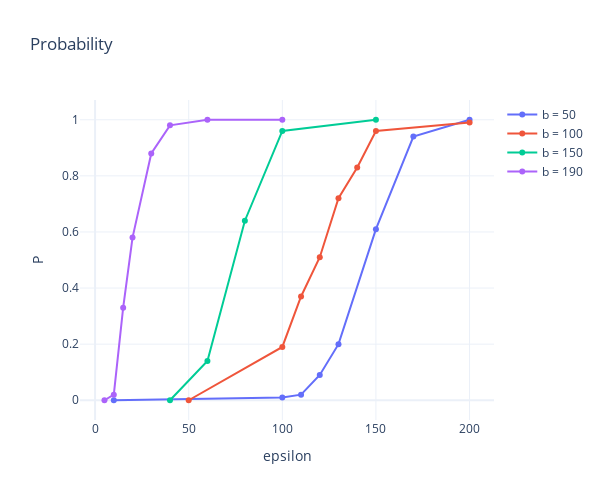

Here is the notebook cell this chart was saved with:
### Markdown cell above
Result

### Code cell
probs = pd.DataFrame([

    (50, 10, 0),
    (50, 100, 0.01),
    (50, 110, 0.02),
    (50, 120, 0.09),
    (50, 130, 0.20),
    (50, 150, 0.61),
    (50, 170, 0.94),
    (50, 200, 1),


    (100, 50, 0),
    (100, 100, 0.19),
    (100, 110, 0.37),
    (100, 120, 0.51),
    (100, 130, 0.72),
    (100, 140, 0.83),
    (100, 150, 0.96),
    (100, 200, 0.99),


    (150, 40, 0),
    (150, 60, 0.14),
    (150, 80, 0.64),
    (150, 100, 0.96),
    (150, 150, 1),


    (190, 5, 0),
    (190, 10, 0.02),
    (190, 15, 0.33),
    (190, 20, 0.58),
    (190, 30, 0.88),
    (190, 40, 0.98),
    (190, 60, 1),
    (190, 100, 1)

], columns=['b', 'eps', 'p'])


fig = get_white_fig()
fig.update_layout(title=f"Probability")
# fig.update_layout(xaxis={"title": r"$\epsilon$"}, yaxis={
#     "title":  r"$P$"})
fig.update_layout(xaxis={"title": r"epsilon"}, yaxis={
    "title":  r"P"})
for curb, points in probs.groupby("b"):
    fig.add_trace(go.Scatter(x=points.eps,
                             y=points.p, name=f"b = {curb}"))

fig.show()

### Figure 1 — Plotly figure (JSON) as saved in the notebook; plotly's stock layout.template omitted (floating-point values rounded to 4 significant figures)
{"data": [{"name": "b = 50", "type": "scatter", "x": [10, 100, 110, 120, 130, 150, 170, 200], "y": [0, 0.01, 0.02, 0.09, 0.2, 0.61, 0.94, 1]}, {"name": "b = 100", "type": "scatter", "x": [50, 100, 110, 120, 130, 140, 150, 200], "y": [0, 0.19, 0.37, 0.51, 0.72, 0.83, 0.96, 0.99]}, {"name": "b = 150", "type": "scatter", "x": [40, 60, 80, 100, 150], "y": [0, 0.14, 0.64, 0.96, 1]}, {"name": "b = 190", "type": "scatter", "x": [5, 10, 15, 20, 30, 40, 60, 100], "y": [0, 0.02, 0.33, 0.58, 0.88, 0.98, 1, 1]}], "layout": {"height": 500, "title": {"text": "Probability"}, "width": 600, "xaxis": {"title": {"text": "epsilon"}}, "yaxis": {"title": {"text": "P"}}}}
